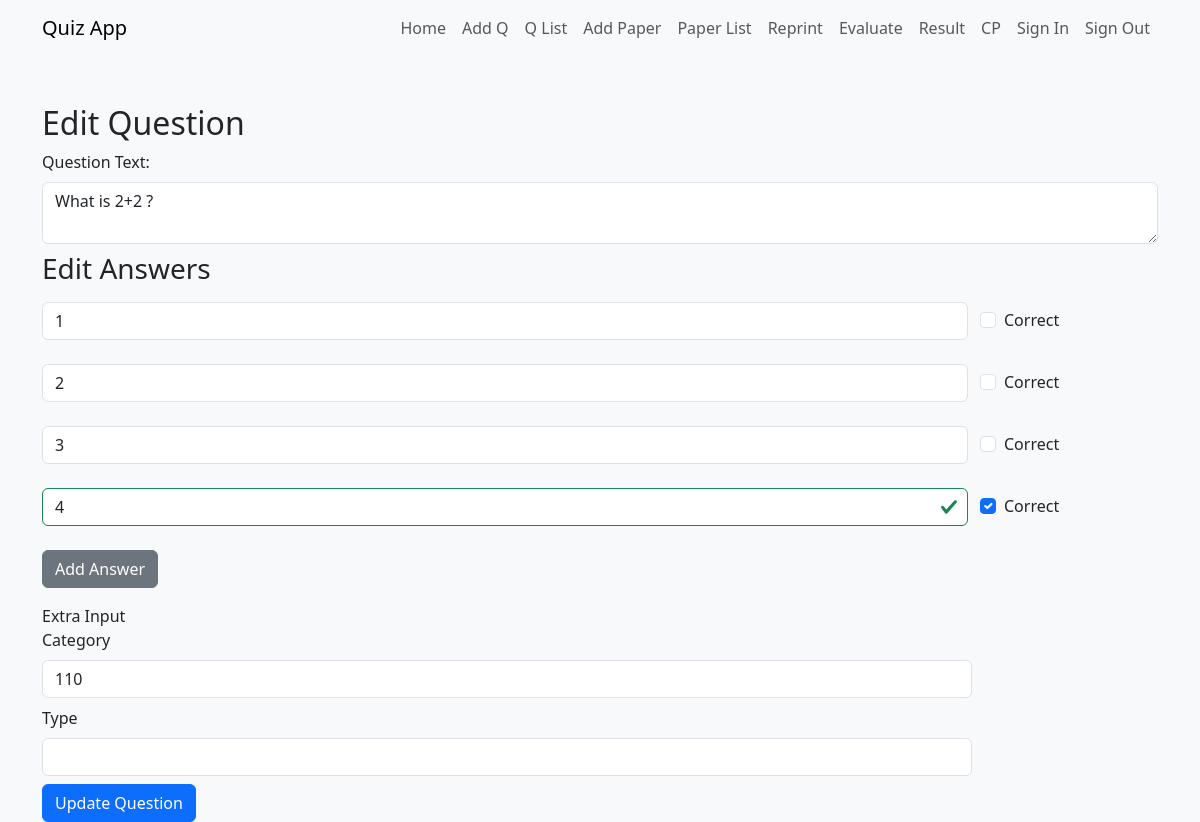
Screenshot of /index.php?pagename=add_edit&id=28 (signed in) with the database file from the repository.
### tables this page shows
CREATE TABLE IF NOT EXISTS `questions` (
  `id` int NOT NULL AUTO_INCREMENT,
  `user_id` int NOT NULL,
  `question_text` text NOT NULL,
  `created_at` timestamp NULL DEFAULT CURRENT_TIMESTAMP,
  PRIMARY KEY (`id`)
);

CREATE TABLE IF NOT EXISTS `answers` (
  `id` int NOT NULL AUTO_INCREMENT,
  `question_id` int NOT NULL,
  `user_id` int NOT NULL,
  `answer_text` text NOT NULL,
  `is_correct` tinyint(1) NOT NULL DEFAULT '0',
  `created_at` timestamp NULL DEFAULT CURRENT_TIMESTAMP,
  PRIMARY KEY (`id`)
);

CREATE TABLE IF NOT EXISTS `meta_data` (
  `id` int NOT NULL AUTO_INCREMENT,
  `meta_name` text NOT NULL,
  `meta_value` text NOT NULL,
  `referece_id` int NOT NULL,
  `timestamp` timestamp NOT NULL DEFAULT CURRENT_TIMESTAMP,
  PRIMARY KEY (`id`)
);

### functions.php (called while the page is built, shortened)
<?php
function getMetaDataId($metaName, $referenceId) {
    global $conn;
	$sql = "SELECT id FROM meta_data WHERE meta_name = ? AND referece_id = ?";
    $stmt = $conn->prepare($sql);
    $stmt->bind_param("si", $metaName, $referenceId);
    $stmt->execute();
    $stmt->bind_result($metaId);
    $sql = "SELECT id FROM meta_data WHERE meta_name = ? AND referece_id = ?";
    $stmt = $conn->prepare($sql);
    $stmt->bind_param("si", $metaName, $referenceId);
    $stmt->execute();
    $stmt->store_result();
    if ($stmt->num_rows > 0) {
        $stmt->bind_result($metaId);
        return $metaId;
    } else {
        return false;
    }
}
function getMetaRowsById($metaId) {
    global $conn;
    $sql = "SELECT * FROM meta_data WHERE id = ?";
    $stmt = $conn->prepare($sql);
    $stmt->bind_param("i", $metaId);
    $stmt->execute();
    $result = $stmt->get_result();
    $metaRows = $result->fetch_all(MYSQLI_ASSOC);
    return $metaRows;
}

### config.php (the view, shortened to what this page needs)
<?php
$servername = "localhost";
$dbusername = "root";
$dbpassword = "";
$database = "quiz_db";
$conn = new mysqli($servername, $dbusername, $dbpassword, $database);
function currenturl(){
	return htmlspecialchars($_SERVER['REQUEST_URI']);
}
$pagefunction = [
    'home' => ['homePage', 'Home'],
    'add_edit' => ['add_edit_questionPage', 'Add Q'],
     'view_questions_s' => ['viewQuestionsPage_s', 'Q List'],
	 'question_maker' => ['Question_Maker_page', 'Add Paper'],
     'view_question_paper_nav' => ['viewQuestionPapernav', 'Paper List'],
	'reprint' => ['reprintQuestionPaperPage', 'Reprint'],
	'evaluate' => ['evaluateFun', 'Evaluate'],
	'view_evaluation_results' => ['viewEvaluationResults', 'Result'],
    'changepassword' => ['changePasswordPage', 'CP'],
    'signin' => ['signinPage', 'Sign In'],
	'signout' => ['signoutPage', 'Sign Out'],
];
		?>
		<?php
include ("functions.php");
function add_edit_questionPage(){
    global $conn;
	$edit_mode = 0 ;
	if ( isset($_GET['id'])){
		$questionId = $_GET['id'];
		$edit_mode= 1;
	}
	$metainputs = [
					'cat' => "Category",
					'typ' => "Type"
				];
    if (1==1) {
		if( $edit_mode) {
			$questionId = intval($_GET['id']);
			$questionSql = "SELECT question_text FROM questions WHERE id = ?";
			$stmt = $conn->prepare($questionSql);
			$stmt->bind_param("i", $questionId);
			$stmt->execute();
			$stmt->bind_result($questionText);
			$grab =  $stmt->fetch();
			if ($grab){
				$edit_mode = 1;
			}else{
				die("Invalid id");
			}
		}else{
			$edit_mode = 0 ;
			$questionId= 0 ;
			$questionText = "";
		}
        if ( 1==1 ) {
			if($edit_mode){
				echo "<h2>Edit Question</h2>";
            }else{
				echo "<h2>Add new question</h2>";
			}
				echo "<form action='" . currenturl() . "' method='post'>";
				echo "<div class='form-group'>";
				echo "<label for='questionText'>Question Text:</label>";
				echo "<textarea name='questionText' id='questionText' class='form-control' required>$questionText</textarea>";
				echo "</div>";
            $answersSql = "SELECT id, answer_text, is_correct FROM answers WHERE question_id = ? ORDER BY `answers`.`id` ASC";
            $stmt = $conn->prepare($answersSql);
            $stmt->bind_param("i", $questionId);
            $stmt->execute();
            $stmt->bind_result($answerId, $answerText, $isCorrect);
            echo "<h3>Edit Answers</h3>";
			if($edit_mode){
				while ($stmt->fetch()) {
					echo "<div class='form-group mb-2 mt-2'>";
					echo "<div class='row align-items-center'>";
					echo "<div class='col-md-10 align-items-center'>";
					echo "<div class='input-group'>";
					echo "<input type='text' name='answers[$answerId]' id='answer$answerId' class='form-control answer-input " . ($isCorrect ? "is-valid" : "") . "' value='$answerText'>";
					echo "</div>";
					echo "</div>";
						echo "<div class='col-md-2 form-check align-items-center'>";
						echo "<div class='form-check-input-container'>";
						echo "<input class='form-check-input form-check-input-lg' type='checkbox' name='correctAnswers[$answerId]' value='$answerId' id='correctAnswerCheckbox$answerId' " . ($isCorrect ? "checked" : "") . ">";
						echo "<label class='form-check-label' for='correctAnswerCheckbox$answerId'> Correct</label>";
						echo "</div>";
						echo "</div>";
						echo "</div>";
						echo "</div>";
				}
			}
				echo "<div class='form-group mt-3 mb-3'>";
				echo "<button type='button' id='addAnswerField' class='btn btn-secondary'>Add Answer</button>";
				echo "</div>";
				echo "Extra Input" ;
				foreach($metainputs as $metaName => $metaTitle){
					$meta_id = getMetaDataId('meta_'.$metaName, $questionId);
					$value = ($meta_id!=0 ) ? getMetaRowsById($meta_id)[0]['meta_value']:"";
								echo "<div class='col-md-10 align-items-center'>";
								echo $metaTitle;
								echo "<div class='input-group'>";
								echo "<input type='text' name='meta_$metaName' id='meta_$metaName' class='form-control answer-input' value='$value'>";
								echo "</div>";
								echo "</div>";
				}
			if ( $edit_mode){
				echo "<button type='submit' name='submit' class='btn btn-primary'>Update Question</button>";
			}else{
				echo "<button type='submit' name='submit' class='btn btn-primary'>Add Question</button>";
			}
            echo "</form>";
        } else {
            echo "<p>Question not found.</p>";
        }
    } else {
        echo "<p>Question ID not provided.</p>";
    }
}
function headerpage(){
    global $pagefunction;
    ?>
    <!DOCTYPE html>
    <html lang="en">
    <head>
        <link href="https://cdn.jsdelivr.net/npm/bootstrap@5.3.0/dist/css/bootstrap.min.css" rel="stylesheet"><link href="https://cdn.jsdelivr.net/npm/bootstrap@5.3.0/dist/css/bootstrap.min.css" rel="stylesheet">
    </head>
    <body class="bg-light" >
<nav class="navbar navbar-expand-lg navbar-light bg-light printable-hidden">
    <div class="container width_adjust">
        <a class="navbar-brand" href="?pagename=home">Quiz App</a>
        <div class="collapse navbar-collapse justify-content-end" id="navbarNav">
            <ul class="navbar-nav">
                <?php
                foreach ($pagefunction as $pagename => $pageData) {
                    echo "<li class='nav-item'>";
                    echo "<a class='nav-link' href='?pagename=$pagename'>$pageData[1]</a>";
                    echo "</li>";
                }
                ?>
            </ul>
        </div>
    </div>
</nav>
	<?php
	 echo "<div class='container mt-5 bg-light width_adjust'>";
?>
<?Php
}
function footerpage(){
	echo "</div>";
	?>
</body>
</html>
	<?php
};
?>

### config.php (style rules this page uses)
body { background-color: #f8f9fa; }
input[type="text"], input[type="password"], textarea { margin-top: 0.5rem !important; margin-bottom: 0.5rem !important; }

### rows the page displays
questions: questionText "What is 2+2 ?"
answers: answer_text "1"
answers: answer_text "2"
answers: answer_text "3"
answers: answer_text "4", is_correct "☑"
meta_data: meta_cat "110"

### other values shown
$pageData[1] "Home"
$pageData[1] "Add Q"
$pageData[1] "Q List"
$pageData[1] "Add Paper"
$pageData[1] "Paper List"
$pageData[1] "Reprint"
$pageData[1] "Evaluate"
$pageData[1] "Result"
$pageData[1] "CP"
$pageData[1] "Sign In"
$pageData[1] "Sign Out"
$metaTitle "Category"
$metaTitle "Type"
